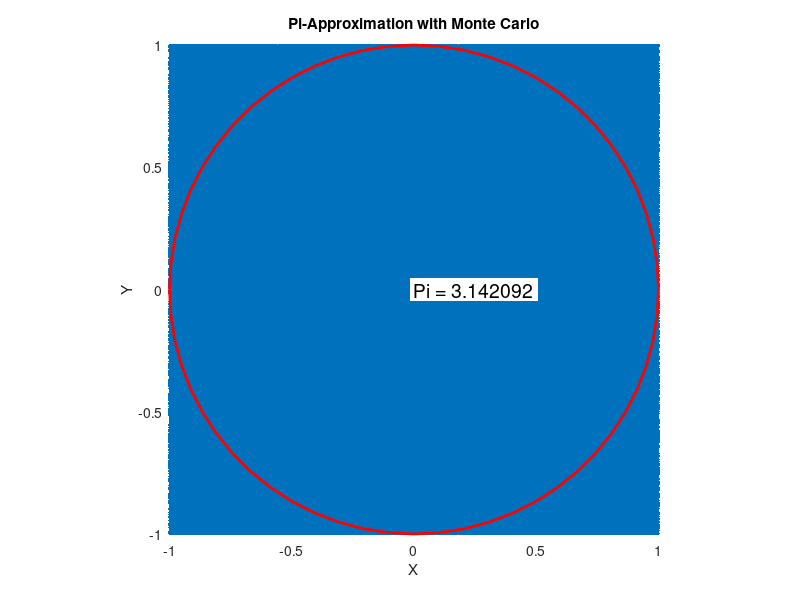

MATLAB code for this plot:
% NEED:
% Octave - can be downloaded from https://octave.org/download
% USAGE:
% 1. Open the Octave GUI.
% 2. Select File from the menu bar, then choose Open.
% 3. Navigate to the directory where the file is located and select it. Click Open to load the file into the Octave Editor.
% 4. To run the file, click the Run button in the toolbar, or press the F5 key.
% 5. If the file defines a function, enter the arguments in the Command Window and press Enter to call the function. If the file is a script, it will execute when you run it.
%
% Take care with the plot usage because it can get quite laggy depending on the iterations


iterations = 1000000; % number of points to generate
in_circle = 0;
radius = 1;

% generate iterations random x and y values between 0 and radius
x_values = rand(iterations, radius);
y_values = rand(iterations, radius);

% scale and shift x and y values to desired range
x_points = radius - radius* 2 * x_values;
y_points = radius - radius* 2 * y_values;

for i = 1:iterations
  x = x_points(i); % get x-coordinate of current point
  y = y_points(i); % get y-coordinate of current point
  distance = sqrt(x^2 + y^2); % calculate distance to (0,0) using the distance formula
  if distance < radius
    in_circle = in_circle + 1;
  end
end


points = [x_points, y_points];
plot(points(:,1), points(:,2), '.');

% Plot a circle with a radius of 1
rectangle('Position', [-1, -1, 2, 2], 'Curvature', 1, 'EdgeColor', 'r', 'LineWidth', 2);

axis equal; % set the aspect ratio to 1:1
axis([-radius, radius, -radius, radius]); % set the axis limits to match the circle size
xlabel('X');
ylabel('Y');
title('Pi-Approximation with Monte Carlo');

% Add a variable to the plot
pi = 4 * in_circle / iterations;
x_var = 0.5; % x-coordinate of the variable
y_var = 0.5; % y-coordinate of the variable
text(0, 0, sprintf('Pi = %.6f', pi), 'fontsize', 14, 'backgroundcolor', '#fff'); % add the variable text to the plot


